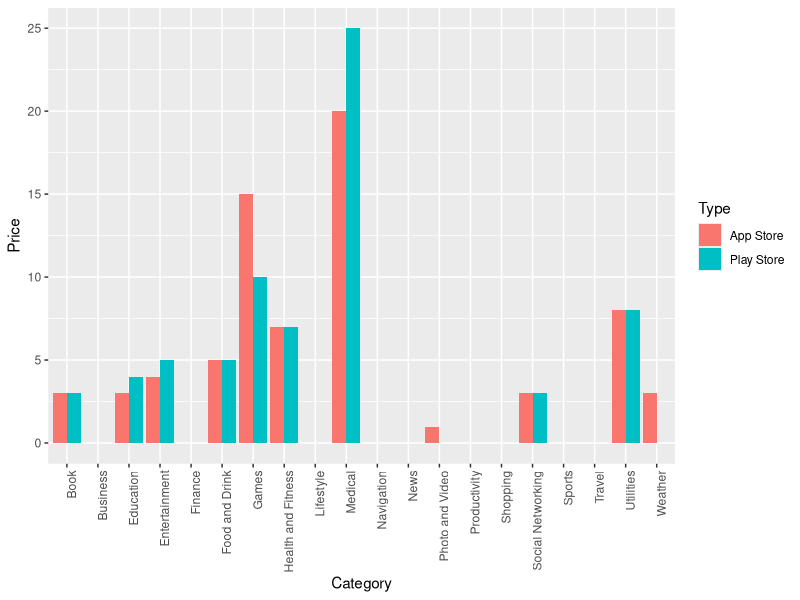
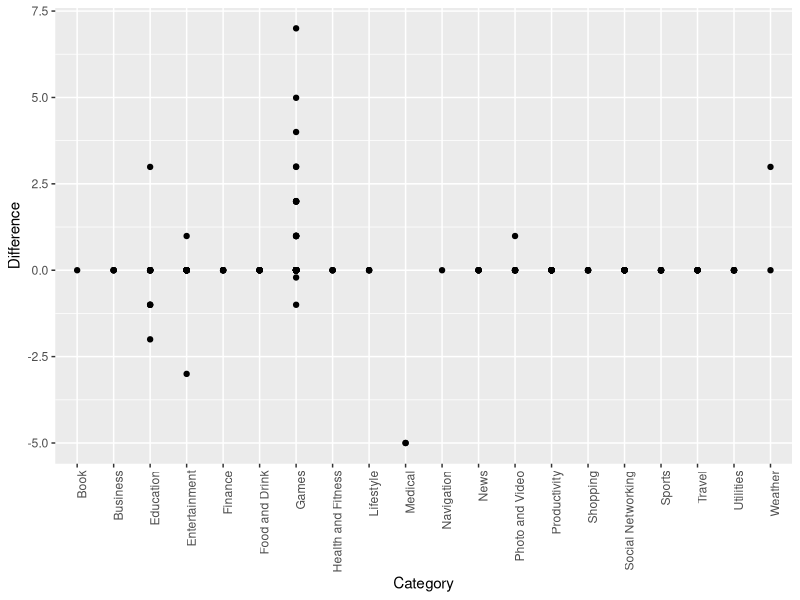

Here is the R script that generated these plots, in order:
#Import Libraries
library(tidyverse)
library(plyr)
library(dplyr)
library(ggplot2)
library(utils)
library(gridExtra)
library(grid)
library(reshape2)

df <- read.csv("../resources/_dfAppleGoogle_merged.csv", header = TRUE, encoding = "UTF-8", stringsAsFactors = FALSE)
#View(df) #Uncomment to view Data

# 1. Creating Barplot to compare Prices between App Store & Play Store

## Create minimal DataFrame
dfMin <- data.frame(df$price.x, df$price.y, df$category.x)
head(dfMin)
dfMin <- rename(dfMin, c("df.price.x"="App Store", "df.price.y"="Play Store", "df.category.x"="Category"))

## Melt DataFrame to display both Prices in on Barplot
dfMelt <- melt(dfMin, id.vars='Category')
head(dfMelt)
dfMelt <- rename(dfMelt, c("variable"="Type", "value"="Price"))

## Draw Barplot and rotate x Labels
ggplot(dfMelt, aes(x=Category, y=Price, fill=Type)) +
  geom_bar(stat='identity', position='dodge') + 
  theme(axis.text.x = element_text(angle = 90, hjust = 1))


# 2. Creating Linechart with average price differences

dfDiff <- data.frame(df$category.x, df$price.x - df$price.y)
dfDiff <- rename(dfDiff, c("df.category.x"="Category", "df.price.x...df.price.y"="Difference"))
head(dfDiff)
ggplot(data=dfDiff, aes(x=Category, y=Difference)) +
  geom_point() +
  theme(axis.text.x = element_text(angle = 90, hjust = 1))
